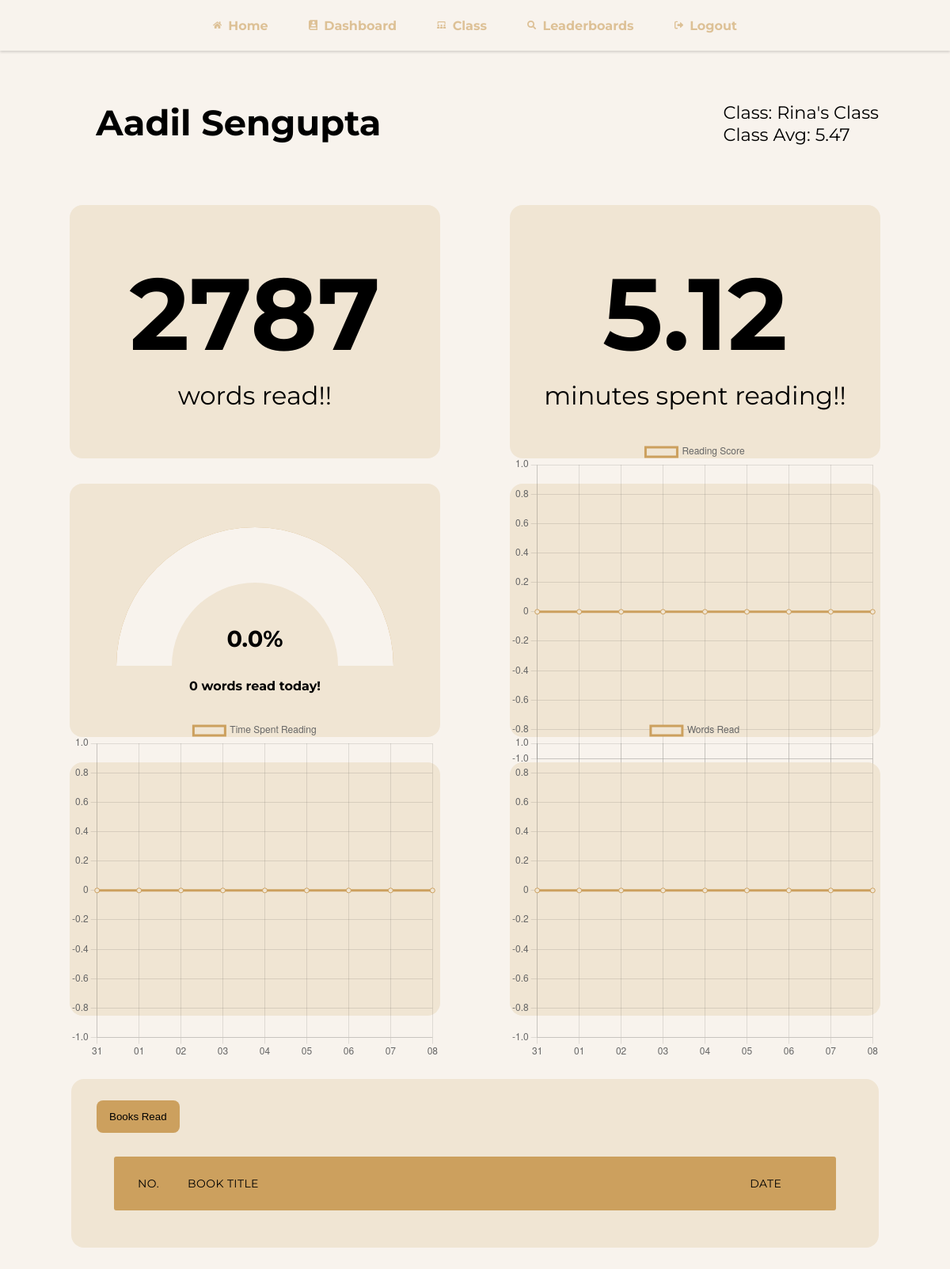
The page /class/student/3 (signed in) on the database as committed earlier.
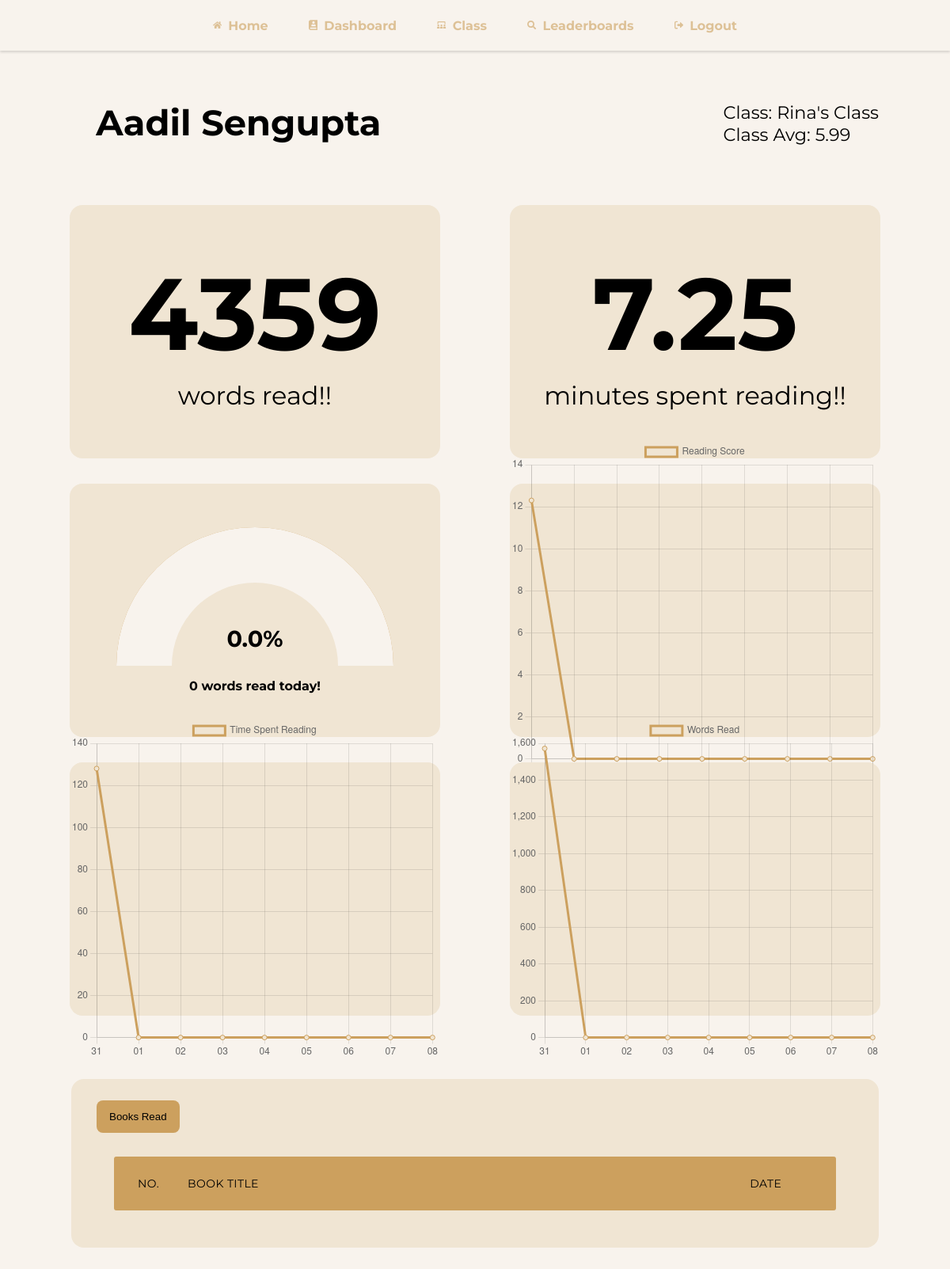
The same page on the database as committed later.
### main/models.py (models this page shows, shortened)
class profile(models.Model):
    user= models.OneToOneField(User, on_delete=models.CASCADE)
    clas = models.ForeignKey('clas', on_delete=models.PROTECT, null=True)
    genres = models.JSONField(null=True)
    location = models.CharField(max_length=60, null=True)
    completed = models.BooleanField(default=False)
    words = models.IntegerField(default=0)
    time = models.DecimalField(default=0,decimal_places=3, max_digits=19)
    score = models.DecimalField(default=0,decimal_places=2, max_digits=19)

class clas(models.Model):
    teacher = models.OneToOneField(teacher, on_delete=models.CASCADE)
    name = models.CharField(null=True,max_length=40)
    code = models.CharField(default= shortuuid.ShortUUID().random(length=5).upper(), editable=True, max_length=5)
    students = models.ManyToManyField(User, null=True)
    goal = models.IntegerField(default=10000)
    avg = models.DecimalField(null=True,max_digits=19,decimal_places=2)
    def __str__(self):
        return self.name

### main/views.py (the view)
# urls.py: path('class/student/<id>', views.StudentView),
def StudentView(request, id):
    user = User.objects.get(id=id)
    teach = User.objects.get(id=request.user.id)
    if not request.user.is_authenticated:
        return redirect('/login')
    if not teacher.objects.filter(user=teach):
        return redirect('/dashboard')
    try:
        prof = profile.objects.get(user=user)
    except:
        return HttpResponse('404 Not found')
    books= ReadBook.objects.filter(user=user,completed=True)
    classs = prof.clas
    goal = classs.goal
    try:
        readDay=reading_day.objects.get(user=user, date=datetime.date.today())
        read = readDay.words
        print(read)
    except:
        read = 0
    percent = round((read/goal)*100,2)
    deg = (read/goal)*180
    if read>goal:
        deg = 180
    print(deg, percent)
    days = reading_day.objects.filter(user=user).order_by('-date')
    d = datetime.datetime.now()
    dates = []
    scores = []
    reads = []
    times = []
    for y in range(10):
        for x in reversed(days):
            print(x.date)
            print(d-datetime.timedelta(days=9-y))
            if x.date == (d-datetime.timedelta(days=9-y)).date():
                dates.append(x.date.strftime("%d"))
                scores.append(round(x.words/x.time,1))
                reads.append(round(x.words,1))
                times.append(round(x.time,1))
            elif x == days[0]:
                if len(dates) != y:
                    dates.append((d-datetime.timedelta(days=9-y)).date().strftime("%d"))
                    scores.append(0)
                    reads.append(0)
                    times.append(0)
    return render(request, 'StudentView.html', {'prof':prof,'books':books,'percent':percent,'read':read,'deg':deg, 'words': prof.words,'time':round(prof.time/60,2), 'dates':dates, 'scores':scores, 'reads':reads,'times':times})

### main/templates/StudentView.html (shortened to what the changed rows need)
{% load static %}
<!DOCTYPE html>
<html lang="en">
<head>
    <link rel="stylesheet" href="{% static 'StudentView.css' %}">
</head>
<body class="body" style="overflow-x: hidden;">
    <div class="wrap">
        <h1 class="headTitle">{{prof.user.first_name}} {{prof.user.last_name}}</h1>
        <div>
            <a href="/class" style="text-decoration: none;color:black;">
            <p class="clas">Class: {{prof.clas}}</p>
            <p class="clas">Class Avg: {{prof.clas.avg}}</p>
        </a>
        </div>
    </div>
<div class="bottomWrap">
  <div class="bottom">
    <div class="LeftCard">
    <div class="LeftCardWrap">
      <h1 class="BIG">{{words}}</h1>
      <p class="small">words read!!</p>
    </div>
    </div>
    <div class="RightCard">
      <div class="LeftCardWrap">
        <h1 class="BIG">{{time}}</h1>
        <p class="small">minutes spent reading!!</p>
      </div>
    </div>
</div>
<div class="bottom" style="">
  <div class="RightCard">
    <div class="RightCardWrap">
      <canvas id="myChart"></canvas>
    </div>
  </div>
</div>
<div class="bottom" style="">
  <div class="LeftCard">
  <div class="RightCardWrap">
    <canvas id="myChartTime"></canvas>
  </div>
  </div>
  <div class="RightCard">
    <div class="RightCardWrap">
      <canvas id="myChartRead"></canvas>
    </div>
  </div>
</div>
</div>
    <script>
      /*
        var xValues = [12,13,14,15,16,17,18];
        var yValues = [0,0,0,11,14,14,15];
      */
        var yValues = {{scores}}
        var xValues = {{dates|safe}}
        new Chart("myChart", {
        type: "line",
        data: {
            labels: xValues,
            datasets: [{
            label: 'Reading Score',
            backgroundColor: "#f0e5d3",
            borderColor: "#cca05e",
            data: yValues
            }]
        },
  options:{
    responsive: true,
    maintainAspectRatio: false,
  }
});
      /*
        var xValues = [12,13,14,15,16,17,18];
        var yValues = [0,0,0,11,14,14,15];
      */
        var yValues = {{reads}}
        var xValues = {{dates|safe}}
        new Chart("myChartRead", {
        type: "line",
        data: {
            labels: xValues,
            datasets: [{
            label: 'Words Read',
            backgroundColor: "#f0e5d3",
            borderColor: "#cca05e",
            data: yValues
            }]
        },
  options:{
    responsive: true,
    maintainAspectRatio: false,
  }
});
        var yValues = {{times}}
        var xValues = {{dates|safe}}
        new Chart("myChartTime", {
        type: "line",
        data: {
            labels: xValues,
            datasets: [{
            label: 'Time Spent Reading',
            backgroundColor: "#f0e5d3",
            borderColor: "#cca05e",
            data: yValues
            }]
        },
  options:{
    responsive: true,
    maintainAspectRatio: false,
  }
});
    </script>
</body>
</html>

Rows that differ between the two databases and show on the page:
changed profile "Aadil": clas.avg "5.47" → "5.99"
Other text that changed with them:
{{ words }}: "2787" → "4359"
{{ time }}: "5.12" → "7.25"
chart data {{ scores }}: [0, 0, 0, 0, 0, 0, 0, 0, 0] → [12.3, 0, 0, 0, 0, 0, 0, 0, 0]
chart data {{ reads }}: [0, 0, 0, 0, 0, 0, 0, 0, 0] → [1572, 0, 0, 0, 0, 0, 0, 0, 0]
chart data {{ times }}: [0, 0, 0, 0, 0, 0, 0, 0, 0] → [128, 0, 0, 0, 0, 0, 0, 0, 0]
